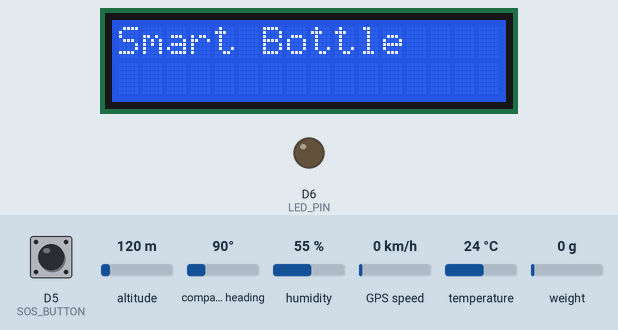
The sketch below on a simulated ESP8266 (NodeMCU). On the bench: 16×2 character LCD, output pins drawn as LEDs (lit = HIGH). The inputs (shaded band) are chosen by the test bench; at power-on: D5 (SOS_BUTTON) HIGH, altitude 120 m, compass heading 90°, humidity 55 %, GPS speed 0 km/h, temperature 24 °C, weight on the scale 0 g. WiFi joins after 1.5 s; servers stay silent unless stated; the GPS gets a fix after 3 s at 37.7749, -122.4194 with 8 satellites; what the sketch prints to the serial monitor is not drawn.

Above: at 0.1 s.
At 7.7 s:
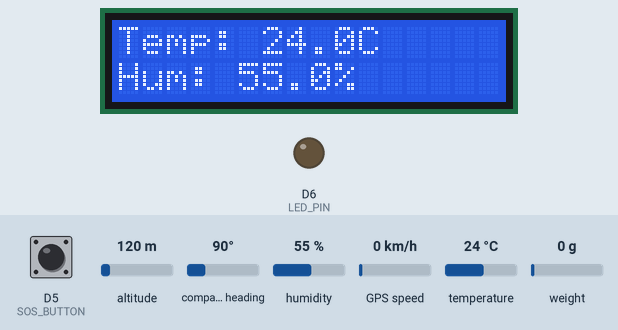

The sketch:

Smart_Water_Bottle.ino
```cpp
#include <ESP8266WiFi.h>
#include <FirebaseESP8266.h>
#include <DHT.h>
#include <SoftwareSerial.h>
#include <TinyGPS++.h>
#include "HX711.h"
#include <Wire.h>
#include <LiquidCrystal_I2C.h>

const char* ssid = "Hasalanka’s iPhone";
const char* password = "aaaaaaaa";

FirebaseData fbdo;
FirebaseConfig config;
FirebaseAuth auth;

LiquidCrystal_I2C lcd(0x27, 16, 2);

#define DT D3
#define SCK D4
HX711 scale;

#define DHTPIN D2
#define DHTTYPE DHT11
DHT dht(DHTPIN, DHTTYPE);

#define RXPin D7
#define TXPin D8
TinyGPSPlus gps;
SoftwareSerial gpsSerial(RXPin, TXPin);

#define LED_PIN D6
#define SOS_BUTTON D5

float previousWeight = 0;
float consumedWater = 0;
float hourlyIntake = 0;
float targetIntake = 0;
bool firstReading = false;
unsigned long hourStartTime = 0;

void setup() {
  Serial.begin(115200);
  dht.begin();
  lcd.begin();
  lcd.backlight();
  lcd.clear();
  lcd.setCursor(0, 0);
  lcd.print("Smart Bottle");
  delay(2000);
  lcd.clear();
  scale.begin(DT, SCK);
  scale.set_scale(1073.24);
  scale.tare();
  delay(2000);
  previousWeight = scale.get_units(10);
  gpsSerial.begin(9600);
  pinMode(LED_PIN, OUTPUT);
  pinMode(SOS_BUTTON, INPUT_PULLUP);
  WiFi.begin(ssid, password);
  while (WiFi.status() != WL_CONNECTED) {
    delay(500);
    Serial.print(".");
  }
  Serial.println("\nWiFi connected");
  config.database_url = "https://smartbottle-5eeba-default-rtdb.asia-southeast1.firebasedatabase.app";
  config.signer.tokens.legacy_token = "jwxzJIMRZRKzyScLWB9TOYUXwjSskEBo4ITHR3Ny";
  Firebase.begin(&config, &auth);
  Firebase.reconnectWiFi(true);
  hourStartTime = millis();
}

void loop() {
  float temp = dht.readTemperature();
  float hum = dht.readHumidity();
  if (isnan(temp) || isnan(hum)) {
    delay(2000);
    return;
  }
  lcd.clear();
  lcd.setCursor(0, 0);
  lcd.print("Temp: ");
  lcd.print(temp, 1);
  lcd.print("C");
  lcd.setCursor(0, 1);
  lcd.print("Hum: ");
  lcd.print(hum, 1);
  lcd.print("%");

  float currentWeight = scale.get_units(10);
  if (!firstReading) {
    previousWeight = currentWeight;
    firstReading = true;
  }
  if (currentWeight < previousWeight) {
    float intake = previousWeight - currentWeight;
    consumedWater += intake;
    hourlyIntake += intake;
  }
  if (currentWeight < 0) currentWeight = 0;
  previousWeight = currentWeight;
  targetIntake = predictWaterNeed(temp, hum);

  unsigned long start = millis();
  while (millis() - start < 2000) {
    while (gpsSerial.available()) {
      gps.encode(gpsSerial.read());
    }
  }

  String date = "unknown";
  String timeString = "unknown";
  if (gps.date.isValid()) {
    char dateBuffer[11];
    sprintf(dateBuffer, "%04d-%02d-%02d", gps.date.year(), gps.date.month(), gps.date.day());
    date = String(dateBuffer);
  }
  if (gps.time.isValid()) {
    char timeBuffer[9];
    sprintf(timeBuffer, "%02d:%02d:%02d", gps.time.hour(), gps.time.minute(), gps.time.second());
    timeString = String(timeBuffer);
  }

  float lat = gps.location.isValid() ? gps.location.lat() : 0.0;
  float lng = gps.location.isValid() ? gps.location.lng() : 0.0;
  float alt = gps.altitude.isValid() ? gps.altitude.meters() : 0.0;

  Serial.println("======== Smart Bottle ========");
  Serial.println("GPS Date: " + date);
  Serial.println("GPS Time: " + timeString);
  Serial.println("Temperature: " + String(temp));
  Serial.println("Humidity: " + String(hum));
  Serial.println("Water left (ml): " + String(currentWeight));
  Serial.println("Water consumed (ml): " + String(consumedWater));
  Serial.println("Hourly intake (ml): " + String(hourlyIntake));
  Serial.println("------------------------------");

  if (Firebase.ready()) {
    Firebase.setFloat(fbdo, "/current/temp", temp);
    Firebase.setFloat(fbdo, "/current/humidity", hum);
    Firebase.setFloat(fbdo, "/current/lat", lat);
    Firebase.setFloat(fbdo, "/current/lng", lng);
    Firebase.setFloat(fbdo, "/current/alt", alt);
    Firebase.setFloat(fbdo, "/current/hour_target_ml", targetIntake);
    Firebase.setFloat(fbdo, "/current/hour_drunk_ml", hourlyIntake);
    Firebase.setFloat(fbdo, "/current/water_left_ml", currentWeight);
    Firebase.setFloat(fbdo, "/current/water_consumed_ml", consumedWater);
    if (date != "unknown") {
      Firebase.setFloat(fbdo, "/bottle/" + date + "/water_left_ml", currentWeight);
      Firebase.setFloat(fbdo, "/bottle/" + date + "/target_ml", targetIntake);
      Firebase.setFloat(fbdo, "/bottle/" + date + "/temp", temp);
      Firebase.setFloat(fbdo, "/bottle/" + date + "/humidity", hum);
      Firebase.setFloat(fbdo, "/bottle/" + date + "/lat", lat);
      Firebase.setFloat(fbdo, "/bottle/" + date + "/lng", lng);
      Firebase.setFloat(fbdo, "/bottle/" + date + "/alt", alt);
      Firebase.setString(fbdo, "/bottle/" + date + "/time", timeString);
    }
  }

  if (digitalRead(SOS_BUTTON) == LOW) {
    Firebase.setString(fbdo, "/alerts/sos", "SOS PRESSED!");
    Firebase.setString(fbdo, "/alerts/sos_time", timeString);
    delay(3000);
  }

  if (millis() - hourStartTime >= 3600000) {
    if (hourlyIntake < targetIntake) {
      digitalWrite(LED_PIN, HIGH);
    } else {
      digitalWrite(LED_PIN, LOW);
    }
    hourlyIntake = 0;
    hourStartTime = millis();
  }

  delay(60000);
}

float predictWaterNeed(float temp, float hum) {
  float base = 200;
  float tempFactor = (temp - 25) * 10;
  float humFactor = (hum < 50) ? 100 : 0;
  return constrain(base + tempFactor + humFactor, 200, 600);
}
```
